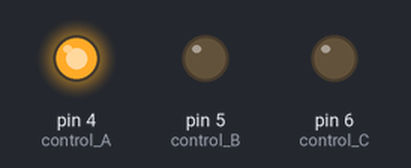
This sketch was run on a simulated Arduino Uno, built with avr-gcc and run on an emulated ATmega328P. On the bench: output pins drawn as LEDs (lit = HIGH). Pins used as bus, display or sensor lines are not drawn; what the sketch prints to the serial monitor is not drawn.

Above: at 0.1 s.
Timing chart, 0 to 1.6 s (numbered marks = the images above):
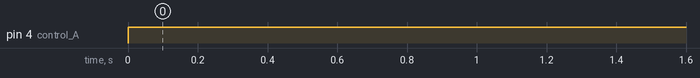

Measured:
- by itself, pin 4 (control_A): LOW → HIGH at 0.00 s

The sketch:

PinControl.ino
```cpp
const int channel[] = {4, 5, 6};

//the output pin - mux input
const int outputPin = 7;
byte motors = 0;

void setup()
{
  // set up all pins as output

    pinMode(4, OUTPUT); //control A
    pinMode(5, OUTPUT); //control B
    pinMode(6, OUTPUT); //control C
    pinMode(7, OUTPUT); //enable demux0
    pinMode(8, OUTPUT); //enable demux1
    pinMode(9, OUTPUT); //enable demux2
    pinMode(10, OUTPUT); //enable demux3
    pinMode(11, OUTPUT); //enable demux4
    pinMode(12, OUTPUT); //enable demux5


    Serial.begin(9600);
    Serial.println("Enter Motor Number 1 to 6 or x to Clear");

}

void loop()
{

    digitalWrite(7,LOW);
    digitalWrite(8,HIGH);
    digitalWrite(9,HIGH);
    digitalWrite(10,HIGH);
    digitalWrite(11,HIGH);
    digitalWrite(12,HIGH);
    pinOne();


/*
    pinOne();
    delay(100);
    pinTwo();
    delay(100);
    pinThree();
    delay(100);
    pinFour();
    delay(100);
    pinFive();
    delay(100);
    pinSix();
    delay(100);
*/
}


void pinZero() {
    digitalWrite(4,LOW);
    digitalWrite(5,LOW);
    digitalWrite(6,LOW);
}

void pinOne() {
    digitalWrite(4,HIGH);
    digitalWrite(5,LOW);
    digitalWrite(6,LOW);
}

void pinTwo() {
    digitalWrite(4,LOW);
    digitalWrite(5,HIGH);
    digitalWrite(6,LOW);
}

void pinThree() {
    digitalWrite(4,HIGH);
    digitalWrite(5,HIGH);
    digitalWrite(6,LOW);
}

void pinFour() {
    digitalWrite(4,LOW);
    digitalWrite(5,LOW);
    digitalWrite(6,HIGH);
}

void pinFive() {
    digitalWrite(4,HIGH);
    digitalWrite(5,LOW);
    digitalWrite(6,HIGH);
}


void resetAll() {
    digitalWrite(4,HIGH);
    digitalWrite(5,HIGH);
    digitalWrite(6,HIGH);
}
```
